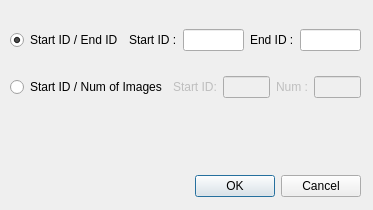
<?xml version="1.0" encoding="UTF-8"?>
<ui version="4.0">
 <class>ImageSelect</class>
 <widget class="QDialog" name="ImageSelect">
  <property name="geometry">
   <rect>
    <x>0</x>
    <y>0</y>
    <width>373</width>
    <height>210</height>
   </rect>
  </property>
  <property name="windowTitle">
   <string>Dialog</string>
  </property>
  <widget class="QDialogButtonBox" name="buttonBox">
   <property name="geometry">
    <rect>
     <x>20</x>
     <y>170</y>
     <width>341</width>
     <height>32</height>
    </rect>
   </property>
   <property name="orientation">
    <enum>Qt::Horizontal</enum>
   </property>
   <property name="standardButtons">
    <set>QDialogButtonBox::Cancel|QDialogButtonBox::Ok</set>
   </property>
  </widget>
  <widget class="QWidget" name="verticalLayoutWidget">
   <property name="geometry">
    <rect>
     <x>10</x>
     <y>10</y>
     <width>351</width>
     <height>162</height>
    </rect>
   </property>
   <layout class="QVBoxLayout" name="verticalLayout" stretch="0,0,0">
    <item>
     <layout class="QHBoxLayout" name="horizontalLayout_1">
      <item>
       <widget class="QRadioButton" name="radioButton_1">
        <property name="text">
         <string>Start ID / End ID</string>
        </property>
        <property name="checked">
         <bool>true</bool>
        </property>
        <property name="autoRepeat">
         <bool>false</bool>
        </property>
       </widget>
      </item>
      <item>
       <widget class="QLabel" name="lbl_start_1">
        <property name="text">
         <string>Start ID :</string>
        </property>
       </widget>
      </item>
      <item>
       <widget class="QLineEdit" name="le_start_1"/>
      </item>
      <item>
       <widget class="QLabel" name="lbl_end_1">
        <property name="text">
         <string>End ID :</string>
        </property>
       </widget>
      </item>
      <item>
       <widget class="QLineEdit" name="le_end_1"/>
      </item>
     </layout>
    </item>
    <item>
     <layout class="QHBoxLayout" name="horizontalLayout_2">
      <item>
       <widget class="QRadioButton" name="radioButton_2">
        <property name="text">
         <string>Start ID / Num of Images</string>
        </property>
       </widget>
      </item>
      <item>
       <widget class="QLabel" name="lbl_start_2">
        <property name="enabled">
         <bool>false</bool>
        </property>
        <property name="text">
         <string>Start ID:</string>
        </property>
       </widget>
      </item>
      <item>
       <widget class="QLineEdit" name="le_start_2">
        <property name="enabled">
         <bool>false</bool>
        </property>
       </widget>
      </item>
      <item>
       <widget class="QLabel" name="lbl_num_2">
        <property name="enabled">
         <bool>false</bool>
        </property>
        <property name="text">
         <string>Num :</string>
        </property>
       </widget>
      </item>
      <item>
       <widget class="QLineEdit" name="le_num_2">
        <property name="enabled">
         <bool>false</bool>
        </property>
       </widget>
      </item>
     </layout>
    </item>
    <item>
     <widget class="QLabel" name="lbl_message">
      <property name="maximumSize">
       <size>
        <width>9999</width>
        <height>30</height>
       </size>
      </property>
      <property name="text">
       <string/>
      </property>
     </widget>
    </item>
   </layout>
  </widget>
 </widget>
 <resources/>
 <connections>
  <connection>
   <sender>buttonBox</sender>
   <signal>accepted()</signal>
   <receiver>ImageSelect</receiver>
   <slot>accept()</slot>
   <hints>
    <hint type="sourcelabel">
     <x>248</x>
     <y>254</y>
    </hint>
    <hint type="destinationlabel">
     <x>157</x>
     <y>274</y>
    </hint>
   </hints>
  </connection>
  <connection>
   <sender>buttonBox</sender>
   <signal>rejected()</signal>
   <receiver>ImageSelect</receiver>
   <slot>reject()</slot>
   <hints>
    <hint type="sourcelabel">
     <x>316</x>
     <y>260</y>
    </hint>
    <hint type="destinationlabel">
     <x>286</x>
     <y>274</y>
    </hint>
   </hints>
  </connection>
 </connections>
</ui>
